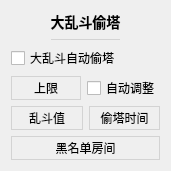
           <widget class="QWidget" name="danmakuToutaSettingsCard" native="true">
            <property name="geometry">
             <rect>
              <x>10</x>
              <y>350</y>
              <width>171</width>
              <height>171</height>
             </rect>
            </property>
            <property name="styleSheet">
             <string notr="true">#danmakuToutaSettingsCard
{
	background: #f7f7ff;
	border: none;
	border-radius: 5px;
}</string>
            </property>
            <layout class="QVBoxLayout" name="verticalLayout_34">
             <item>
              <widget class="QLabel" name="label_22">
               <property name="sizePolicy">
                <sizepolicy hsizetype="Preferred" vsizetype="Fixed">
                 <horstretch>0</horstretch>
                 <verstretch>0</verstretch>
                </sizepolicy>
               </property>
               <property name="styleSheet">
                <string notr="true">font-size: 14px;
font-weight: 500;</string>
               </property>
               <property name="text">
                <string>大乱斗偷塔</string>
               </property>
               <property name="alignment">
                <set>Qt::AlignCenter</set>
               </property>
              </widget>
             </item>
             <item>
              <widget class="QWidget" name="widget_15" native="true">
               <property name="minimumSize">
                <size>
                 <width>0</width>
                 <height>1</height>
                </size>
               </property>
               <property name="maximumSize">
                <size>
                 <width>16777215</width>
                 <height>1</height>
                </size>
               </property>
               <property name="styleSheet">
                <string notr="true">background: lightgray;
margin: 40px;</string>
               </property>
              </widget>
             </item>
             <item>
              <widget class="QCheckBox" name="pkAutoMelonCheck">
               <property name="cursor">
                <cursorShape>PointingHandCursor</cursorShape>
               </property>
               <property name="toolTip">
                <string>大乱斗最后几秒如果有必要的话，自动赠送吃瓜
注意自己的余额！！！（0.1元/吃瓜）</string>
               </property>
               <property name="text">
                <string>大乱斗自动偷塔</string>
               </property>
              </widget>
             </item>
             <item>
              <layout class="QHBoxLayout" name="horizontalLayout_6">
               <item>
                <widget class="QPushButton" name="pkMaxGoldButton">
                 <property name="enabled">
                  <bool>true</bool>
                 </property>
                 <property name="cursor">
                  <cursorShape>PointingHandCursor</cursorShape>
                 </property>
                 <property name="styleSheet">
                  <string notr="true">QPushButton
{
	background: transparent;
	border: 1px solid lightgray;
	padding: 2px 8px 2px 8px;
}

QPushButton:hover
{
	background: #eeeeee;
}

QPushButton:pressed
{
	background: #cccccc;
}

</string>
                 </property>
                 <property name="text">
                  <string>上限</string>
                 </property>
                 <property name="flat">
                  <bool>false</bool>
                 </property>
                </widget>
               </item>
               <item>
                <widget class="QCheckBox" name="pkAutoMaxGoldCheck">
                 <property name="cursor">
                  <cursorShape>PointingHandCursor</cursorShape>
                 </property>
                 <property name="toolTip">
                  <string>&lt;html&gt;&lt;head/&gt;&lt;body&gt;&lt;p&gt;根据双方礼物数值，自动调整偷塔的上限，最高为设定的10倍&lt;/p&gt;&lt;p&gt;积分超过10000时（1000元），为10倍。&lt;/p&gt;&lt;/body&gt;&lt;/html&gt;</string>
                 </property>
                 <property name="text">
                  <string>自动调整</string>
                 </property>
                </widget>
               </item>
              </layout>
             </item>
             <item>
              <layout class="QHBoxLayout" name="horizontalLayout_7">
               <item>
                <widget class="QPushButton" name="pkMelonValButton">
                 <property name="cursor">
                  <cursorShape>PointingHandCursor</cursorShape>
                 </property>
                 <property name="styleSheet">
                  <string notr="true">QPushButton
{
	background: transparent;
	border: 1px solid lightgray;
	padding: 2px 8px 2px 8px;
}

QPushButton:hover
{
	background: #eeeeee;
}

QPushButton:pressed
{
	background: #cccccc;
}

</string>
                 </property>
                 <property name="text">
                  <string>乱斗值</string>
                 </property>
                </widget>
               </item>
               <item>
                <widget class="QPushButton" name="pkJudgeEarlyButton">
                 <property name="cursor">
                  <cursorShape>PointingHandCursor</cursorShape>
                 </property>
                 <property name="styleSheet">
                  <string notr="true">QPushButton
{
	background: transparent;
	border: 1px solid lightgray;
	padding: 2px 8px 2px 8px;
}

QPushButton:hover
{
	background: #eeeeee;
}

QPushButton:pressed
{
	background: #cccccc;
}

</string>
                 </property>
                 <property name="text">
                  <string>偷塔时间</string>
                 </property>
                </widget>
               </item>
              </layout>
             </item>
             <item>
              <widget class="QPushButton" name="pkBlankButton">
               <property name="cursor">
                <cursorShape>PointingHandCursor</cursorShape>
               </property>
               <property name="styleSheet">
                <string notr="true">QPushButton
{
	background: transparent;
	border: 1px solid lightgray;
	padding: 2px 8px 2px 8px;
}

QPushButton:hover
{
	background: #eeeeee;
}

QPushButton:pressed
{
	background: #cccccc;
}

</string>
               </property>
               <property name="text">
                <string>黑名单房间</string>
               </property>
              </widget>
             </item>
            </layout>
           </widget>
